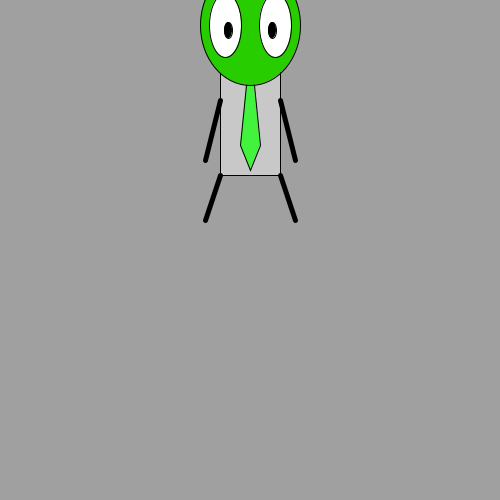
Frame 1 (no input)
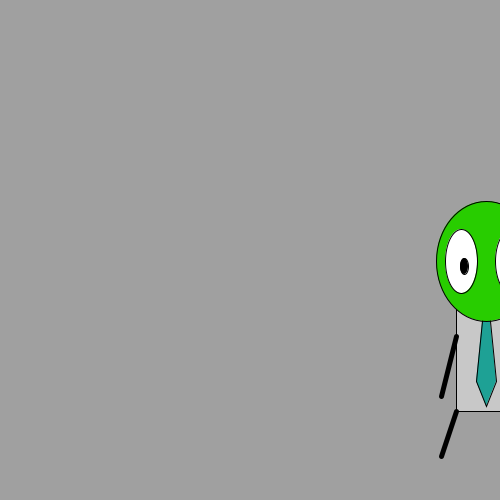
Frame 60 (the mouse pressed at the canvas centre just before this capture)
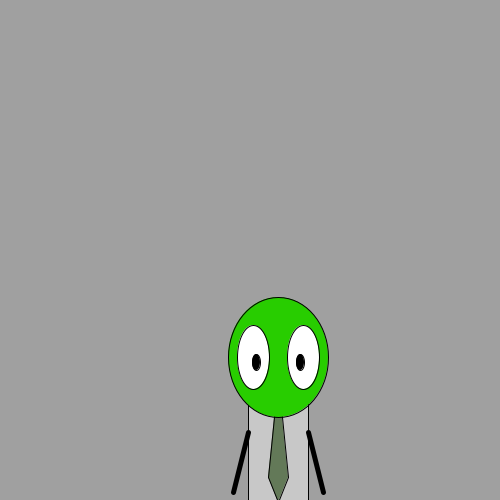
Frame 120 (the mouse held since frame 60 and released just before this capture)

The Processing sketch that drew these frames (run headless with seeded random() and noise(); from frame 60 on, the mouse is pressed at the canvas centre):

// Processing sketch: Gizmo
// ── Gizmo.pde
float tieA = random(255);
int speedY = 4;
int speedX = 4;
float gizmoX;
float gizmoY;

void setup() {
  size(500, 500); //sets the size of the window
  gizmoX = width/2;
  gizmoY = height-400;
  smooth(); //this enables anti-aliasing, which smooths the odges of our shapes
  frameRate(30);
}

void draw() {
  background(160); //sets the background dark greyish
  //sets ellipses and rectangles to CENTER mode
  ellipseMode(CENTER);
  rectMode(CENTER);

  //draw Gizmo's body
  stroke(0);
  strokeWeight(1);
  fill(200);
  rect(gizmoX, gizmoY, 60, 150);

  //draw Gizmo's red tie
  float tieR = random(255);
  float tieG = random(255);
  float tieB = random(255);
  fill(tieR, tieG, tieB);
  quad(gizmoX-10, gizmoY+45, gizmoX, gizmoY-55, gizmoX+10, gizmoY+45, gizmoX, gizmoY+70);

  //draw Gizmo's head
  fill(40, 205, 0);
  ellipse(gizmoX, gizmoY-75, 100, 120);

  //draw Gizmo's eyes
  fill(255);
  ellipse(gizmoX-25, gizmoY-75, 32, 64);
  ellipse(gizmoX+25, gizmoY-75, 32, 64);
  fill(0);
  ellipse(gizmoX-22, gizmoY-70, 8, 16);
  ellipse(gizmoX+22, gizmoY-70, 8, 16);

  //draw Gizmo's arms + legs
  stroke(0);
  strokeWeight(5);
  line(gizmoX-30, gizmoY+75, gizmoX-45, gizmoY+120);
  line(gizmoX+30, gizmoY+75, gizmoX+45, gizmoY+120);
  line(gizmoX-30, gizmoY, gizmoX-45, gizmoY+60);
  line(gizmoX+30, gizmoY, gizmoX+45, gizmoY+60);

  gizmoY = gizmoY+speedY;
  gizmoX = gizmoX+speedX;
  if ((gizmoY > height) || (gizmoY<0)) {
    speedY = speedY*-1;
  }
  if ((gizmoX>width)||(gizmoX<0)) {
    speedX=speedX*-1;
  }
}
